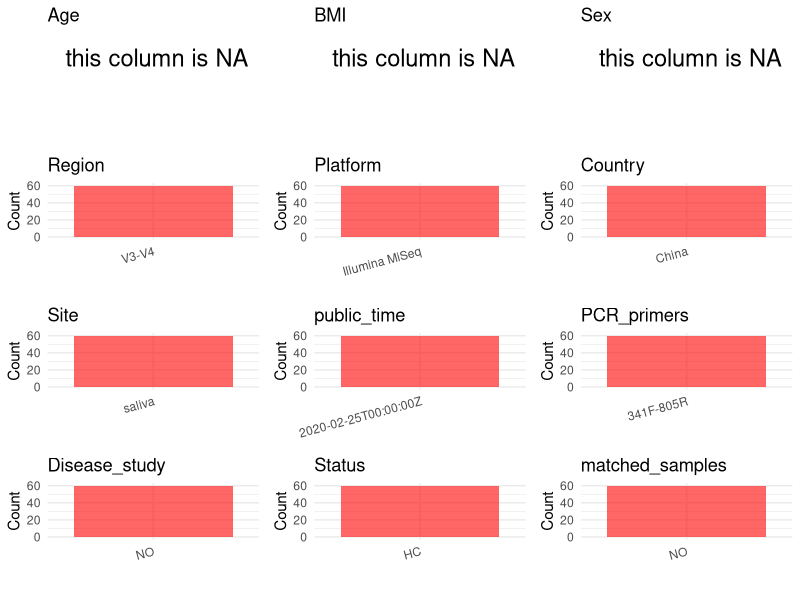

Source code (R): (Note: this script raises an error after producing the figure.)
## ---- chunk 1
# Load necessary libraries
library(dplyr)
library(ggplot2)
library(cowplot)

# Set working directory (update this path to your local directory)
setwd("E:/bioproject_YSD/PRJEB34215")

# Read the initial metadata files
initial_meta <- read.csv("SraRunTable.csv", header = T) 

# Display the first few rows of the metadata
head(initial_meta)
## ---- chunk 2
# Create a uniform metadata dataframe
metadata <- data.frame(
  BioProject = initial_meta$BioProject,
  Run = initial_meta$Run,
  sample_name = initial_meta$Submitter_Id,
  Age = NA,
  BMI = NA,
  Sex = NA,
  Region = "V3-V4",
  Platform = initial_meta$Instrument,
  Country = initial_meta$geo_loc_name_country,
  Site = initial_meta$environment_.material.,
  public_time = initial_meta$ReleaseDate,
  stringsAsFactors = FALSE
)
## ---- chunk 3
# Add information obtained from the publication
metadata$PCR_primers <- "341F-805R"
metadata$title <- "Oral microbiota of children is conserved across han tibetan and hui groups and is correlated with diet and gut microbiota"
metadata$Disease_study <- "NO"
# Assign disease status based on sample_name patterns
metadata$Status <- "HC"

# Check initial data distribution
cat("Initial sample distribution:\n")
table(metadata$sample_name)
table(metadata$Site)

# Calculate sampling frequency per subject
sample_counts <- table(metadata$sample_name)
cat("\nNumber of samples per subject:\n")
print(sample_counts)

# Create matched_samples column
metadata$matched_samples <- ifelse(metadata$sample_name %in% names(sample_counts[sample_counts >= 2]), "YES", "NO")

cat("\nMatched samples distribution:\n")
table(metadata$matched_samples)

# Identify samples for removal: single samples excluding saliva
single_samples <- names(sample_counts[sample_counts == 1])
samples_to_remove <- metadata$sample_name %in% single_samples & 
                     !(metadata$Site %in% c("saliva"))

cat("\nNumber of samples to be removed:", sum(samples_to_remove), "\n")

# Remove identified samples
metadata_clean <- metadata[!samples_to_remove, ]

cat("\nFinal sample distribution after cleaning:\n")
table(metadata_clean$sample_name)
table(metadata_clean$Site)
table(metadata_clean$matched_samples)

# Use cleaned dataset for subsequent analysis
metadata <- metadata_clean
## ---- chunk 4
# Check the number of unique runs and sample names
print(paste("Number of unique runs:", length(unique(metadata$Run))))
print(paste("Number of unique sample names:", length(unique(metadata$sample_name))))
## ---- chunk 5
# Select columns for visualization
plot_data <- metadata %>%
  select(-BioProject, -Run, -sample_name, -title)

# Function to create simple plots for each column
create_simple_plots <- function(data) {
  plots <- list()
  
  for (col in colnames(data)) {
    # Check if the column is all NA
    if (all(is.na(data[[col]]))) {
      # Create an empty plot with text indicating all NA
      p <- ggplot() +
        annotate("text", x = 0.5, y = 0.5, label = "this column is NA", size = 6) +
        labs(title = col) +
        theme_void()
    } else if (is.numeric(data[[col]])) {
      # Numeric variable: histogram
      p <- ggplot(data, aes(x = .data[[col]])) +
        geom_histogram(fill = "blue", alpha = 0.6, bins = 20, na.rm = TRUE) +
        labs(title = col) +
        theme_minimal()
    } else {
      # Categorical variable: bar plot (remove NA values)
      count_data <- as.data.frame(table(data[[col]], useNA = "ifany"))
      p <- ggplot(count_data, aes(x = reorder(Var1, -Freq), y = Freq)) +
        geom_col(fill = "red", alpha = 0.6) +
        labs(title = col, x = NULL, y = "Count") +
        theme_minimal() +
        theme(axis.text.x = element_text(angle = 15, hjust = 1))
    }
    plots[[col]] <- p
  }
  
  return(plots)
}

# Generate and arrange plots
plots <- create_simple_plots(plot_data)
p<-plot_grid(plots$Age, 
          plots$BMI, 
          plots$Sex, 
          plots$Region, 
          plots$Platform, 
          plots$Country, 
          plots$Site,
          plots$public_time, 
          plots$PCR_primers,
          plots$Disease_study,
          plots$Status,
          plots$matched_samples,# add 
          ncol = 3, align = "hv", axis = "lb")
ggsave("Metadata_Summary.png", plot = p, width = 8, height = 6, dpi = 150)
## ---- chunk 6
knitr::include_graphics("Metadata_Summary.png")
## ---- chunk 7
# Reorder columns to match the desired format
metadata <- metadata[, c(
  "BioProject", "Run", "sample_name", "Age", "BMI", "Sex", 
  "Region", "Platform", "Country", "Site", "public_time", 
  "PCR_primers", "title", "Disease_study", "Status", "matched_samples"
)]

# Export the uniform metadata to a CSV file
write.csv(metadata, file = "metadata.csv", quote = TRUE)
head(metadata)
